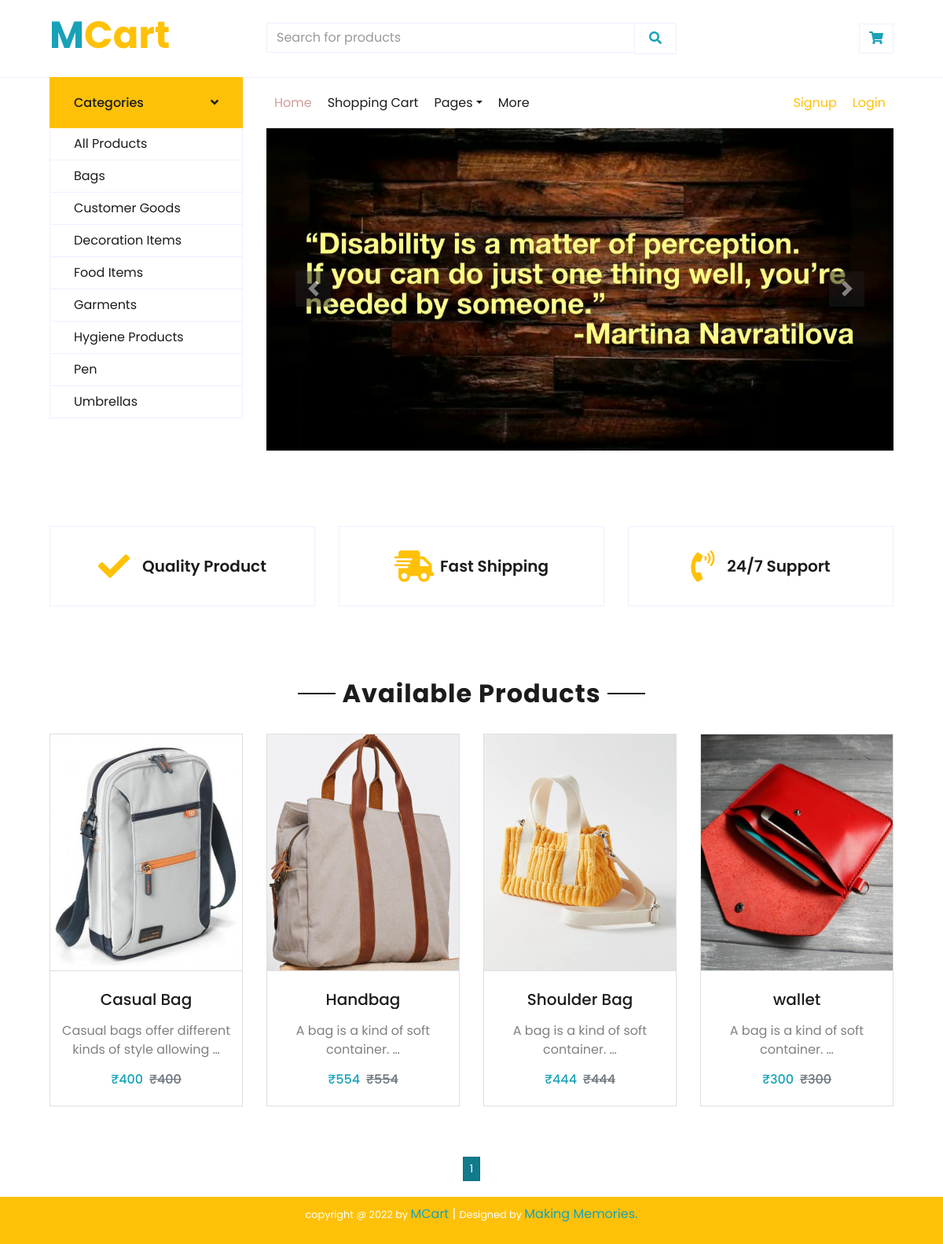
Page /bags/ on the committed database.
### home/models.py (models this page shows, shortened)
class Categ(models.Model):
    name = models.CharField(max_length=250, unique=True)
    slug = models.SlugField(max_length=250, unique=True)
    class Meta:
        ordering = ('name',)
        verbose_name = 'category'
        verbose_name_plural = 'categories'
    def get_url(self):
        return reverse('home_cat', args=[self.slug])

class Products(models.Model):
    name = models.CharField(max_length=250, unique=True)
    slug = models.SlugField(max_length=250, unique=True)
    img = models.ImageField(upload_to='product')
    desc = models.TextField()
    stock = models.IntegerField()
    available = models.BooleanField()
    price = models.IntegerField()
    category = models.ForeignKey(Categ,on_delete=models.CASCADE)
    class Meta:
        ordering = ('name',)
    def get_url(self):
        return reverse('details', args=[self.category.slug, self.slug])

### home/views.py (the view)
# urls.py: 2. Add a URL to urlpatterns:  path('', views.home, name='home')
def home(request, c_slug=None):
    c_page = None
    prod = None
    if c_slug != None:
        c_page = get_object_or_404(Categ, slug=c_slug)
        prod = Products.objects.filter(category=c_page, available=True)
    else:
        prod = Products.objects.all().filter(available=True)
    cat = Categ.objects.all()
    paginator=Paginator(prod,16)
    try:
        page=int(request.GET.get('page','1'))
    except:
        page=1
    try:
        p=paginator.page(page)
    except(InvalidPage,EmptyPage):
        p=paginator.page(paginator.num_pages)
    return render(request, "index.html", {'pr': prod, 'cat': cat,'pro':p})

### cart/context_processors.py (called while the page is built)
def count(request):
    itm_ct=0
    if 'admin' in request.path:
        return {}
    else:
        try:
            ct=CartList.objects.filter(cart_id=c_id(request))
            c_item=CartItems.objects.all().filter(cart=ct[:1])
            for i in c_item:
                itm_ct=itm_ct+1
        except CartList.DoesNotExist:
            itm_ct = 0
        return dict(itc=itm_ct)

### cart/views.py (called while the page is built)
def c_id(request):
    ct_id = request.session.session_key
    if not ct_id:
        ct_id = request.session.create()
    return ct_id

### templates/index.html (shortened to what this page needs)
{% load static %}
<!DOCTYPE html>
<html lang="en">
<head>
    <link href="https://cdnjs.cloudflare.com/ajax/libs/font-awesome/5.10.0/css/all.min.css" rel="stylesheet">
    <link href="{% static 'shop/lib/owlcarousel/assets/owl.carousel.min.css' %}" rel="stylesheet">
    <link href="{% static 'shop/css/style.css' %}" rel="stylesheet">
</head>
<body>
<div class="container-fluid">
    <div class="row align-items-center py-3 px-xl-5">
        <div class="col-lg-3 d-none d-lg-block">
            <a href="/" class="text-decoration-none">
                <h1 style="font-size:3rem" class="text-warning font-weight-bold"><span
                        class="text-info font-weight-bold ">M</span>Cart</h1>
            </a>
        </div>
        <div class="col-lg-6 col-6 text-left">
            <form action="{% url 'searching' %}" method="get">
                <div class="input-group">
                    <input type="text" class="form-control" placeholder="Search for products" name="q">
                    <div class="input-group-append">
                            <span class="input-group-text bg-transparent text-info">
                                <button type="submit" style="border:none;background-color:transparent;outline:none"><i
                                        class="fa fa-search text-info"></i></button>
                            </span>
                    </div>
                </div>
            </form>
        </div>
        <div class="col-lg-3 col-6 text-right">
            <a href="{% url 'cartDetails' %}" class="btn border">
                {% if itc <= 0 %}
                <i class="fas fa-shopping-cart text-info"></i>
                {% else %}
                <i class="fas fa-shopping-cart text-info"></i><i class="text-danger font-weight-bold">{{itc}}</i>
                <span class="badge"></span>
                {% endif %}
            </a>
        </div>
    </div>
</div>
<div class="container-fluid mb-5">
    <div class="row border-top px-xl-5">
        <div class="col-lg-3 d-none d-lg-block">
            <a class="btn shadow-none d-flex align-items-center justify-content-between bg-warning text-white w-100"
               data-toggle="collapse" href="#navbar-vertical" style="height: 65px; margin-top: -1px; padding: 0 30px;">
                <h6 class="m-0">Categories</h6>
                <i class="fa fa-angle-down text-dark"></i>
            </a>
            <nav class="collapse show navbar navbar-vertical navbar-light align-items-start p-0 border border-top-0 border-bottom-0"
                 id="navbar-vertical">
                <div class="navbar-nav w-100 overflow-hidden" style="height: 370px">
                    <a href="/" class="nav-item nav-link">All Products</a>
                    {% for c in cat %}
                    <a href="{{c.get_url}}" class="nav-item nav-link">{{c.name}}</a>
                    {% endfor %}
                </div>
            </nav>
        </div>
        <div class="col-lg-9">
            <nav class="navbar navbar-expand-lg bg-light navbar-light py-3 py-lg-0 px-0">
                <div class="collapse navbar-collapse justify-content-between" id="navbarCollapse">
                    <div class="navbar-nav mr-auto py-0">
                        <a href="/" class="nav-item nav-link active">Home</a>
                        <a href="{% url 'cartDetails' %}" class="nav-item nav-link ">Shopping Cart</a>
                        <div class="nav-item dropdown">
                            <a href="#" class="nav-link dropdown-toggle" data-toggle="dropdown">Pages</a>
                        </div>
                        <a href="" class="nav-item nav-link">More</a>
                    </div>
                    <div class="navbar-nav ml-auto py-0">
                        {% if user.is_authenticated %}
                        <a href="" class="nav-item nav-link" style="color:blue">{{user.username}}</a>
                        <a href="{% url 'logout' %}" class="nav-item nav-link" style="color:#ffc107">Logout</a>
                        {% else %}
                        <a href="{% url 'registration' %}" class="nav-item nav-link" style="color:#ffc107">Signup</a>
                        <a href="{% url 'login' %}" class="nav-item nav-link" style="color:#ffc107">Login</a>
                        {% endif %}
                    </div>
                </div>
            </nav>
            <div id="header-carousel" class="carousel slide" data-ride="carousel">
                <div class="carousel-inner">
                    <div class="carousel-item active" style="height: 410px;">
                        <img class="img-fluid" src="{% static 'shop/img/quote1.jpg' %}" alt="Image">
                    </div>
                </div>
                <a class="carousel-control-prev" href="#header-carousel" data-slide="prev">
                    <div class="btn btn-dark" style="width: 45px; height: 45px;">
                        <span class="carousel-control-prev-icon mb-n2"></span>
                    </div>
                </a>
                <a class="carousel-control-next" href="#header-carousel" data-slide="next">
                    <div class="btn btn-dark" style="width: 45px; height: 45px;">
                        <span class="carousel-control-next-icon mb-n2"></span>
                    </div>
                </a>
            </div>
        </div>
    </div>
</div>
<div class="container-fluid pt-5">
    <div class="row px-xl-5 pb-3">
        <div class="col-lg-4 col-md-6 col-sm-12 pb-1">
            <div class="d-flex align-items-center border mb-4 justify-content-center" style="padding: 30px;">
                <h1 class="fa fa-check text-warning m-0 mr-3"></h1>
                <h5 class="font-weight-semi-bold m-0">Quality Product</h5>
            </div>
        </div>
        <div class="col-lg-4 col-md-6 col-sm-12 pb-1">
            <div class="d-flex align-items-center border mb-4 justify-content-center" style="padding: 30px;">
                <h1 class="fa fa-shipping-fast text-warning m-0 mr-2"></h1>
                <h5 class="font-weight-semi-bold m-0">Fast Shipping</h5>
            </div>
        </div>
        <div class="col-lg-4 col-md-6 col-sm-12 pb-1">
            <div class="d-flex align-items-center border mb-4 justify-content-center" style="padding: 30px;">
                <h1 class="fa fa-phone-volume text-warning m-0 mr-3"></h1>
                <h5 class="font-weight-semi-bold m-0">24/7 Support</h5>
            </div>
        </div>
    </div>
</div>
<div class="container-fluid pt-5">
    <div class="text-center mb-4">
        <h2 class="section-title px-5"><span class="px-2">Available Products</span></h2>
    </div>
    <div class="row px-xl-5 pb-3">
        {% for i in pro.object_list %}
        <div class="col-lg-3 col-md-6 col-sm-12 pb-1">
            <a href="{{i.get_url}}" style="color:grey; text-decoration:none">
                <div class="card product-item  mb-4">
                    <div class="card-header product-img position-relative overflow-hidden bg-transparent  p-0">
                        <img class="img-fluid w-100" src="{{i.img.url}}" alt="No image found" style="height:300px;">
                    </div>
                    <div class="card-body  text-center p-0 pt-4 pb-3">
                        <h5 class="text-truncate mb-3">{{i.name}}</h5>
                        <p style="padding-left:10px; padding-right:10px; ">{{i.desc|truncatewords:8}}</p>
                        <div class="d-flex justify-content-center">
                            <h6 style="color:#17a2b8">₹{{i.price}}</h6>
                            <h6 class="text-muted ml-2">
                                <del>₹{{i.price}}</del>
                            </h6>
                        </div>
                    </div>
                </div>
            </a>
        </div>
        {% endfor %}
    </div>
</div>
<div style="text-align:center; padding:20px">
    {% for p in pro.paginator.page_range %}
    <a href="?page={{p}}" class="btn btn-info btn-sm {% if pro.number == p %} active {% endif %}">{{p}}</a>
    {% endfor %}
</div>
<div style="background-color:#ffc107; padding:10px; text-align:center">
    <p style="color:white"><small>copyright @ 2022 by </small><a href="/" style="color:#17a2b8"> MCart</a> | <small>
        Designed by </small><a href="/" style="color:#17a2b8">Making Memories.</a></p>
</div>
</body>
</html>

### rows in the picture
Categ: name "Bags"
Categ: name "Customer Goods"
Categ: name "Decoration Items"
Categ: name "Food Items"
Categ: name "Garments"
Categ: name "Hygiene Products"
Categ: name "Pen"
Categ: name "Umbrellas"
Products: img (picture), name "Casual Bag", desc "Casual bags offer different kinds of style allowing …", price "400"
Products: img (picture), name "Handbag", desc "A bag is a kind of soft container. …", price "554"
Products: img (picture), name "Shoulder Bag", desc "A bag is a kind of soft container. …", price "444"
Products: img (picture), name "wallet", desc "A bag is a kind of soft container. …", price "300"

### other values in the picture
{{ p }} "1"
